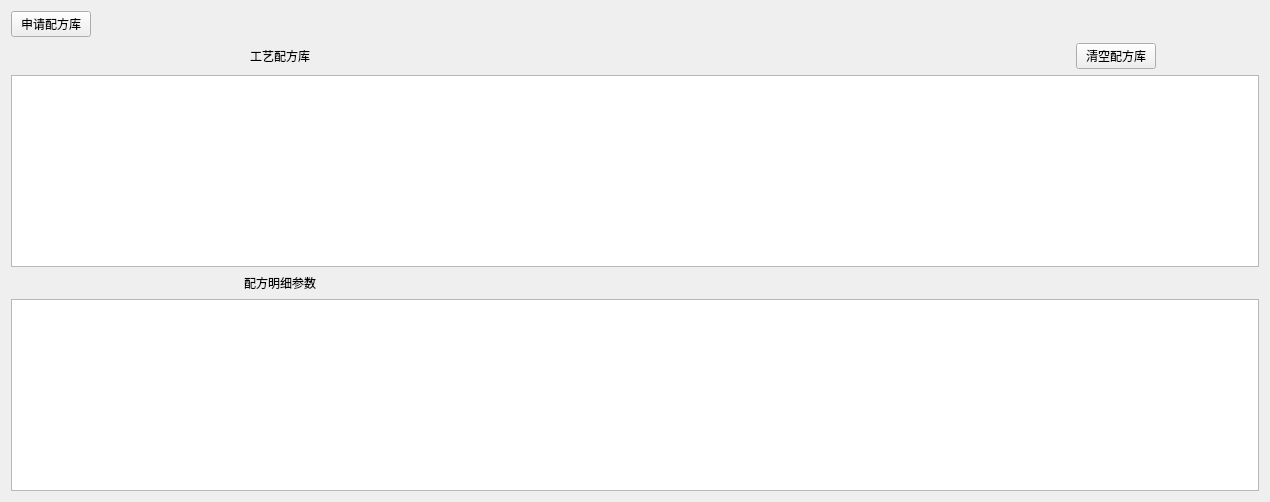
          <widget class="QWidget" name="tabMesFormal">
           <attribute name="title">
            <string>工艺配方库</string>
           </attribute>
           <layout class="QGridLayout" name="gridLayout_31">
            <item row="0" column="0" colspan="2">
             <widget class="QPushButton" name="btFormalReq">
              <property name="sizePolicy">
               <sizepolicy hsizetype="Fixed" vsizetype="Fixed">
                <horstretch>0</horstretch>
                <verstretch>0</verstretch>
               </sizepolicy>
              </property>
              <property name="text">
               <string>申请配方库</string>
              </property>
             </widget>
            </item>
            <item row="0" column="2" colspan="4">
             <spacer name="horizontalSpacer_80">
              <property name="orientation">
               <enum>Qt::Horizontal</enum>
              </property>
              <property name="sizeHint" stdset="0">
               <size>
                <width>943</width>
                <height>20</height>
               </size>
              </property>
             </spacer>
            </item>
            <item row="1" column="0">
             <spacer name="horizontalSpacer_81">
              <property name="orientation">
               <enum>Qt::Horizontal</enum>
              </property>
              <property name="sizeHint" stdset="0">
               <size>
                <width>172</width>
                <height>20</height>
               </size>
              </property>
             </spacer>
            </item>
            <item row="1" column="1" colspan="2">
             <widget class="QLabel" name="label_117">
              <property name="text">
               <string>工艺配方库</string>
              </property>
              <property name="alignment">
               <set>Qt::AlignCenter</set>
              </property>
             </widget>
            </item>
            <item row="1" column="3">
             <spacer name="horizontalSpacer_82">
              <property name="orientation">
               <enum>Qt::Horizontal</enum>
              </property>
              <property name="sizeHint" stdset="0">
               <size>
                <width>748</width>
                <height>20</height>
               </size>
              </property>
             </spacer>
            </item>
            <item row="1" column="4">
             <widget class="QPushButton" name="btClearFormal">
              <property name="sizePolicy">
               <sizepolicy hsizetype="Fixed" vsizetype="Fixed">
                <horstretch>0</horstretch>
                <verstretch>0</verstretch>
               </sizepolicy>
              </property>
              <property name="text">
               <string>清空配方库</string>
              </property>
             </widget>
            </item>
            <item row="1" column="5">
             <spacer name="horizontalSpacer_86">
              <property name="orientation">
               <enum>Qt::Horizontal</enum>
              </property>
              <property name="sizeHint" stdset="0">
               <size>
                <width>15</width>
                <height>20</height>
               </size>
              </property>
             </spacer>
            </item>
            <item row="2" column="0" colspan="6">
             <widget class="QTableView" name="tbvFormal"/>
            </item>
            <item row="3" column="0">
             <spacer name="horizontalSpacer_83">
              <property name="orientation">
               <enum>Qt::Horizontal</enum>
              </property>
              <property name="sizeHint" stdset="0">
               <size>
                <width>227</width>
                <height>20</height>
               </size>
              </property>
             </spacer>
            </item>
            <item row="3" column="1" colspan="2">
             <widget class="QLabel" name="label_173">
              <property name="text">
               <string>配方明细参数</string>
              </property>
              <property name="alignment">
               <set>Qt::AlignCenter</set>
              </property>
             </widget>
            </item>
            <item row="3" column="3" colspan="3">
             <spacer name="horizontalSpacer_84">
              <property name="orientation">
               <enum>Qt::Horizontal</enum>
              </property>
              <property name="sizeHint" stdset="0">
               <size>
                <width>748</width>
                <height>20</height>
               </size>
              </property>
             </spacer>
            </item>
            <item row="4" column="0" colspan="6">
             <widget class="QTableView" name="tbvFormalDetail"/>
            </item>
           </layout>
          </widget>
